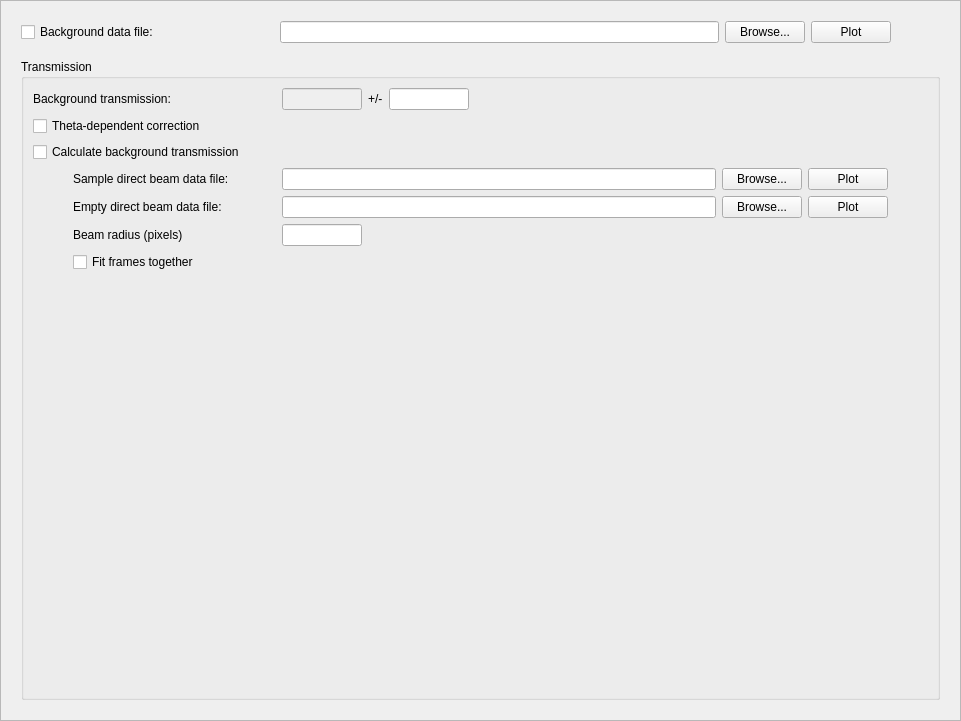
<?xml version="1.0" encoding="UTF-8"?>
<ui version="4.0">
 <class>Frame</class>
 <widget class="QFrame" name="Frame">
  <property name="enabled">
   <bool>true</bool>
  </property>
  <property name="geometry">
   <rect>
    <x>0</x>
    <y>0</y>
    <width>961</width>
    <height>721</height>
   </rect>
  </property>
  <property name="windowTitle">
   <string>Frame</string>
  </property>
  <property name="frameShape">
   <enum>QFrame::StyledPanel</enum>
  </property>
  <property name="frameShadow">
   <enum>QFrame::Raised</enum>
  </property>
  <layout class="QVBoxLayout" name="verticalLayout">
   <item>
    <widget class="QScrollArea" name="scrollArea">
     <property name="frameShape">
      <enum>QFrame::NoFrame</enum>
     </property>
     <property name="widgetResizable">
      <bool>true</bool>
     </property>
     <widget class="QWidget" name="scrollAreaWidgetContents">
      <property name="geometry">
       <rect>
        <x>0</x>
        <y>0</y>
        <width>941</width>
        <height>701</height>
       </rect>
      </property>
      <layout class="QVBoxLayout" name="verticalLayout_2">
       <item>
        <layout class="QHBoxLayout" name="horizontalLayout_4">
         <item>
          <widget class="QCheckBox" name="background_chk">
           <property name="sizePolicy">
            <sizepolicy hsizetype="Fixed" vsizetype="Fixed">
             <horstretch>0</horstretch>
             <verstretch>0</verstretch>
            </sizepolicy>
           </property>
           <property name="minimumSize">
            <size>
             <width>175</width>
             <height>0</height>
            </size>
           </property>
           <property name="maximumSize">
            <size>
             <width>175</width>
             <height>16777215</height>
            </size>
           </property>
           <property name="toolTip">
            <string>Select to apply a background subtraction.</string>
           </property>
           <property name="text">
            <string>Background data file:</string>
           </property>
          </widget>
         </item>
         <item>
          <spacer name="horizontalSpacer_8">
           <property name="orientation">
            <enum>Qt::Horizontal</enum>
           </property>
           <property name="sizeType">
            <enum>QSizePolicy::Fixed</enum>
           </property>
           <property name="sizeHint" stdset="0">
            <size>
             <width>78</width>
             <height>20</height>
            </size>
           </property>
          </spacer>
         </item>
         <item>
          <widget class="QLineEdit" name="background_edit">
           <property name="sizePolicy">
            <sizepolicy hsizetype="Expanding" vsizetype="Fixed">
             <horstretch>0</horstretch>
             <verstretch>0</verstretch>
            </sizepolicy>
           </property>
           <property name="minimumSize">
            <size>
             <width>300</width>
             <height>0</height>
            </size>
           </property>
           <property name="maximumSize">
            <size>
             <width>16777215</width>
             <height>16777215</height>
            </size>
           </property>
           <property name="toolTip">
            <string>Enter a valid data file path.</string>
           </property>
          </widget>
         </item>
         <item>
          <widget class="QPushButton" name="background_browse">
           <property name="sizePolicy">
            <sizepolicy hsizetype="Fixed" vsizetype="Fixed">
             <horstretch>0</horstretch>
             <verstretch>0</verstretch>
            </sizepolicy>
           </property>
           <property name="minimumSize">
            <size>
             <width>0</width>
             <height>0</height>
            </size>
           </property>
           <property name="maximumSize">
            <size>
             <width>16777215</width>
             <height>16777215</height>
            </size>
           </property>
           <property name="toolTip">
            <string>Click to browse.</string>
           </property>
           <property name="text">
            <string>Browse...</string>
           </property>
          </widget>
         </item>
         <item>
          <widget class="QPushButton" name="background_plot_button">
           <property name="sizePolicy">
            <sizepolicy hsizetype="Fixed" vsizetype="Fixed">
             <horstretch>0</horstretch>
             <verstretch>0</verstretch>
            </sizepolicy>
           </property>
           <property name="minimumSize">
            <size>
             <width>0</width>
             <height>0</height>
            </size>
           </property>
           <property name="maximumSize">
            <size>
             <width>16777215</width>
             <height>16777215</height>
            </size>
           </property>
           <property name="toolTip">
            <string/>
           </property>
           <property name="text">
            <string>Plot</string>
           </property>
          </widget>
         </item>
         <item>
          <spacer name="horizontalSpacer_5">
           <property name="orientation">
            <enum>Qt::Horizontal</enum>
           </property>
           <property name="sizeType">
            <enum>QSizePolicy::Fixed</enum>
           </property>
           <property name="sizeHint" stdset="0">
            <size>
             <width>49</width>
             <height>20</height>
            </size>
           </property>
          </spacer>
         </item>
        </layout>
       </item>
       <item>
        <spacer name="verticalSpacer_3">
         <property name="orientation">
          <enum>Qt::Vertical</enum>
         </property>
         <property name="sizeType">
          <enum>QSizePolicy::Fixed</enum>
         </property>
         <property name="sizeHint" stdset="0">
          <size>
           <width>20</width>
           <height>10</height>
          </size>
         </property>
        </spacer>
       </item>
       <item>
        <widget class="QGroupBox" name="transmission_grpbox">
         <property name="title">
          <string>Transmission</string>
         </property>
         <layout class="QVBoxLayout" name="verticalLayout_3">
          <item>
           <layout class="QHBoxLayout" name="horizontalLayout">
            <item>
             <widget class="QLabel" name="bck_trans_label">
              <property name="sizePolicy">
               <sizepolicy hsizetype="Fixed" vsizetype="Fixed">
                <horstretch>0</horstretch>
                <verstretch>0</verstretch>
               </sizepolicy>
              </property>
              <property name="minimumSize">
               <size>
                <width>180</width>
                <height>0</height>
               </size>
              </property>
              <property name="maximumSize">
               <size>
                <width>180</width>
                <height>16777215</height>
               </size>
              </property>
              <property name="text">
               <string>Background transmission:</string>
              </property>
             </widget>
            </item>
            <item>
             <spacer name="horizontalSpacer_2">
              <property name="orientation">
               <enum>Qt::Horizontal</enum>
              </property>
              <property name="sizeType">
               <enum>QSizePolicy::Fixed</enum>
              </property>
              <property name="sizeHint" stdset="0">
               <size>
                <width>63</width>
                <height>20</height>
               </size>
              </property>
             </spacer>
            </item>
            <item>
             <widget class="QLineEdit" name="transmission_edit">
              <property name="enabled">
               <bool>false</bool>
              </property>
              <property name="minimumSize">
               <size>
                <width>80</width>
                <height>0</height>
               </size>
              </property>
              <property name="maximumSize">
               <size>
                <width>80</width>
                <height>30</height>
               </size>
              </property>
              <property name="toolTip">
               <string>Transmission value for the background in %.</string>
              </property>
             </widget>
            </item>
            <item>
             <widget class="QLabel" name="bck_trans_err_label">
              <property name="maximumSize">
               <size>
                <width>16777215</width>
                <height>30</height>
               </size>
              </property>
              <property name="text">
               <string>+/-</string>
              </property>
             </widget>
            </item>
            <item>
             <widget class="QLineEdit" name="dtransmission_edit">
              <property name="enabled">
               <bool>true</bool>
              </property>
              <property name="minimumSize">
               <size>
                <width>80</width>
                <height>0</height>
               </size>
              </property>
              <property name="maximumSize">
               <size>
                <width>80</width>
                <height>30</height>
               </size>
              </property>
              <property name="toolTip">
               <string>Uncertainty on the background transmission.</string>
              </property>
             </widget>
            </item>
            <item>
             <spacer name="horizontalSpacer">
              <property name="orientation">
               <enum>Qt::Horizontal</enum>
              </property>
              <property name="sizeHint" stdset="0">
               <size>
                <width>40</width>
                <height>20</height>
               </size>
              </property>
             </spacer>
            </item>
           </layout>
          </item>
          <item>
           <widget class="QCheckBox" name="theta_dep_chk">
            <property name="toolTip">
             <string>Select to apply a theta-dependent transmission correction.</string>
            </property>
            <property name="text">
             <string>Theta-dependent correction</string>
            </property>
           </widget>
          </item>
          <item>
           <widget class="QCheckBox" name="calculate_trans_chk">
            <property name="toolTip">
             <string>Select to let the reduction software calculate the background transmission.</string>
            </property>
            <property name="text">
             <string>Calculate background transmission</string>
            </property>
           </widget>
          </item>
          <item>
           <layout class="QHBoxLayout" name="horizontalLayout_5">
            <item>
             <spacer name="horizontalSpacer_3">
              <property name="orientation">
               <enum>Qt::Horizontal</enum>
              </property>
              <property name="sizeType">
               <enum>QSizePolicy::Fixed</enum>
              </property>
              <property name="sizeHint" stdset="0">
               <size>
                <width>40</width>
                <height>20</height>
               </size>
              </property>
             </spacer>
            </item>
            <item>
             <widget class="QLabel" name="sample_label">
              <property name="minimumSize">
               <size>
                <width>203</width>
                <height>0</height>
               </size>
              </property>
              <property name="maximumSize">
               <size>
                <width>203</width>
                <height>16777215</height>
               </size>
              </property>
              <property name="text">
               <string>Sample direct beam data file:</string>
              </property>
             </widget>
            </item>
            <item>
             <widget class="QLineEdit" name="sample_edit">
              <property name="minimumSize">
               <size>
                <width>300</width>
                <height>0</height>
               </size>
              </property>
             </widget>
            </item>
            <item>
             <widget class="QPushButton" name="sample_button">
              <property name="sizePolicy">
               <sizepolicy hsizetype="Fixed" vsizetype="Fixed">
                <horstretch>0</horstretch>
                <verstretch>0</verstretch>
               </sizepolicy>
              </property>
              <property name="text">
               <string>Browse...</string>
              </property>
             </widget>
            </item>
            <item>
             <widget class="QPushButton" name="sample_plot_button">
              <property name="sizePolicy">
               <sizepolicy hsizetype="Fixed" vsizetype="Fixed">
                <horstretch>0</horstretch>
                <verstretch>0</verstretch>
               </sizepolicy>
              </property>
              <property name="text">
               <string>Plot</string>
              </property>
             </widget>
            </item>
            <item>
             <spacer name="horizontalSpacer_11">
              <property name="orientation">
               <enum>Qt::Horizontal</enum>
              </property>
              <property name="sizeType">
               <enum>QSizePolicy::Fixed</enum>
              </property>
              <property name="sizeHint" stdset="0">
               <size>
                <width>40</width>
                <height>20</height>
               </size>
              </property>
             </spacer>
            </item>
           </layout>
          </item>
          <item>
           <layout class="QHBoxLayout" name="horizontalLayout_2">
            <item>
             <spacer name="horizontalSpacer_4">
              <property name="orientation">
               <enum>Qt::Horizontal</enum>
              </property>
              <property name="sizeType">
               <enum>QSizePolicy::Fixed</enum>
              </property>
              <property name="sizeHint" stdset="0">
               <size>
                <width>40</width>
                <height>20</height>
               </size>
              </property>
             </spacer>
            </item>
            <item>
             <widget class="QLabel" name="empty_label">
              <property name="minimumSize">
               <size>
                <width>203</width>
                <height>0</height>
               </size>
              </property>
              <property name="maximumSize">
               <size>
                <width>203</width>
                <height>16777215</height>
               </size>
              </property>
              <property name="text">
               <string>Empty direct beam data file:</string>
              </property>
             </widget>
            </item>
            <item>
             <widget class="QLineEdit" name="empty_edit">
              <property name="minimumSize">
               <size>
                <width>300</width>
                <height>0</height>
               </size>
              </property>
             </widget>
            </item>
            <item>
             <widget class="QPushButton" name="empty_button">
              <property name="sizePolicy">
               <sizepolicy hsizetype="Fixed" vsizetype="Fixed">
                <horstretch>0</horstretch>
                <verstretch>0</verstretch>
               </sizepolicy>
              </property>
              <property name="text">
               <string>Browse...</string>
              </property>
             </widget>
            </item>
            <item>
             <widget class="QPushButton" name="empty_plot_button">
              <property name="sizePolicy">
               <sizepolicy hsizetype="Fixed" vsizetype="Fixed">
                <horstretch>0</horstretch>
                <verstretch>0</verstretch>
               </sizepolicy>
              </property>
              <property name="text">
               <string>Plot</string>
              </property>
             </widget>
            </item>
            <item>
             <spacer name="horizontalSpacer_12">
              <property name="orientation">
               <enum>Qt::Horizontal</enum>
              </property>
              <property name="sizeType">
               <enum>QSizePolicy::Fixed</enum>
              </property>
              <property name="sizeHint" stdset="0">
               <size>
                <width>40</width>
                <height>20</height>
               </size>
              </property>
             </spacer>
            </item>
           </layout>
          </item>
          <item>
           <layout class="QHBoxLayout" name="horizontalLayout_6">
            <item>
             <spacer name="horizontalSpacer_9">
              <property name="orientation">
               <enum>Qt::Horizontal</enum>
              </property>
              <property name="sizeType">
               <enum>QSizePolicy::Fixed</enum>
              </property>
              <property name="sizeHint" stdset="0">
               <size>
                <width>40</width>
                <height>20</height>
               </size>
              </property>
             </spacer>
            </item>
            <item>
             <widget class="QLabel" name="beam_radius_label">
              <property name="minimumSize">
               <size>
                <width>203</width>
                <height>0</height>
               </size>
              </property>
              <property name="maximumSize">
               <size>
                <width>203</width>
                <height>16777215</height>
               </size>
              </property>
              <property name="text">
               <string>Beam radius (pixels)</string>
              </property>
             </widget>
            </item>
            <item>
             <widget class="QLineEdit" name="beam_radius_edit">
              <property name="sizePolicy">
               <sizepolicy hsizetype="Fixed" vsizetype="Fixed">
                <horstretch>0</horstretch>
                <verstretch>0</verstretch>
               </sizepolicy>
              </property>
              <property name="minimumSize">
               <size>
                <width>80</width>
                <height>0</height>
               </size>
              </property>
              <property name="maximumSize">
               <size>
                <width>80</width>
                <height>16777215</height>
               </size>
              </property>
             </widget>
            </item>
            <item>
             <spacer name="horizontalSpacer_10">
              <property name="orientation">
               <enum>Qt::Horizontal</enum>
              </property>
              <property name="sizeHint" stdset="0">
               <size>
                <width>40</width>
                <height>20</height>
               </size>
              </property>
             </spacer>
            </item>
           </layout>
          </item>
          <item>
           <layout class="QHBoxLayout" name="horizontalLayout_7">
            <item>
             <spacer name="horizontalSpacer_13">
              <property name="orientation">
               <enum>Qt::Horizontal</enum>
              </property>
              <property name="sizeType">
               <enum>QSizePolicy::Fixed</enum>
              </property>
              <property name="sizeHint" stdset="0">
               <size>
                <width>40</width>
                <height>20</height>
               </size>
              </property>
             </spacer>
            </item>
            <item>
             <widget class="QCheckBox" name="fit_together_check">
              <property name="toolTip">
               <string>Select to fit the two frames together when in frame-skipping mode.</string>
              </property>
              <property name="text">
               <string>Fit frames together</string>
              </property>
             </widget>
            </item>
           </layout>
          </item>
          <item>
           <spacer name="verticalSpacer_2">
            <property name="orientation">
             <enum>Qt::Vertical</enum>
            </property>
            <property name="sizeType">
             <enum>QSizePolicy::Expanding</enum>
            </property>
            <property name="sizeHint" stdset="0">
             <size>
              <width>20</width>
              <height>40</height>
             </size>
            </property>
           </spacer>
          </item>
         </layout>
        </widget>
       </item>
      </layout>
     </widget>
    </widget>
   </item>
  </layout>
 </widget>
 <resources/>
 <connections/>
</ui>
